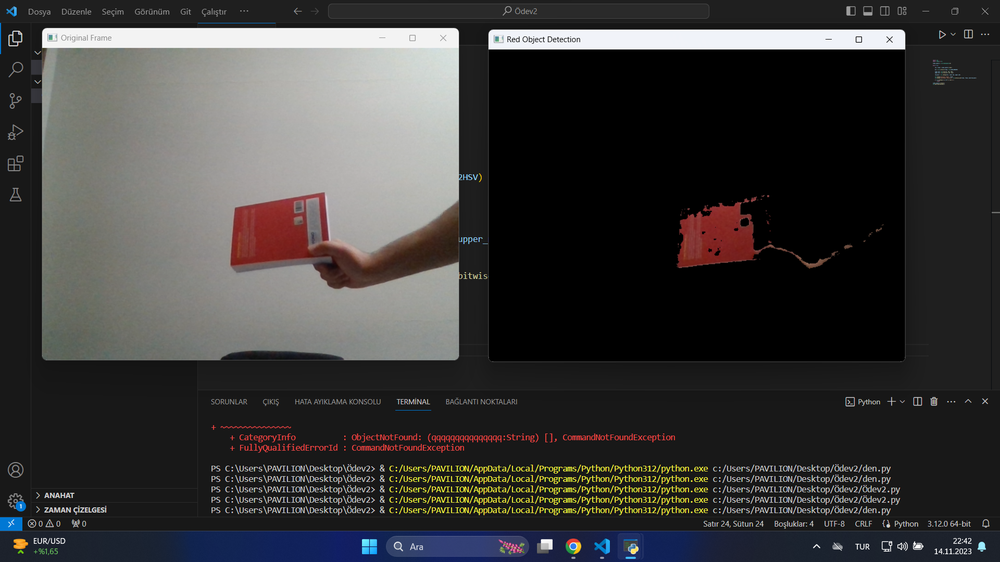
#> input picture Ödev2/image.png, 1000 x 562 px, shrunk from 1920 x 1080 before the run, given in place of the camera
$ python 'ödev 2.py'
#> lines starting #> are read from the running program, lines starting #| are printed output that depends on the picture; after the words box and inside, x2 and y2 are one past the last pixel; in counts of white or black regions, pixels touching at a corner belong together
import cv2
import numpy as np

video_capture = cv2.VideoCapture(0)

while True:

    ret, frame = video_capture.read()
#> frame is the input picture: shape (562, 1000, 3); mean B, G, R 57.3, 57.7, 58.9

    hsv = cv2.cvtColor(frame, cv2.COLOR_BGR2HSV)
#> hsv: shape (562, 1000, 3); mean H, S, V 21.8, 23.1, 62.6

    lower_red = np.array([0, 100, 100])
    upper_red = np.array([10, 255, 255])

    red_mask = cv2.inRange(hsv, lower_red, upper_red)
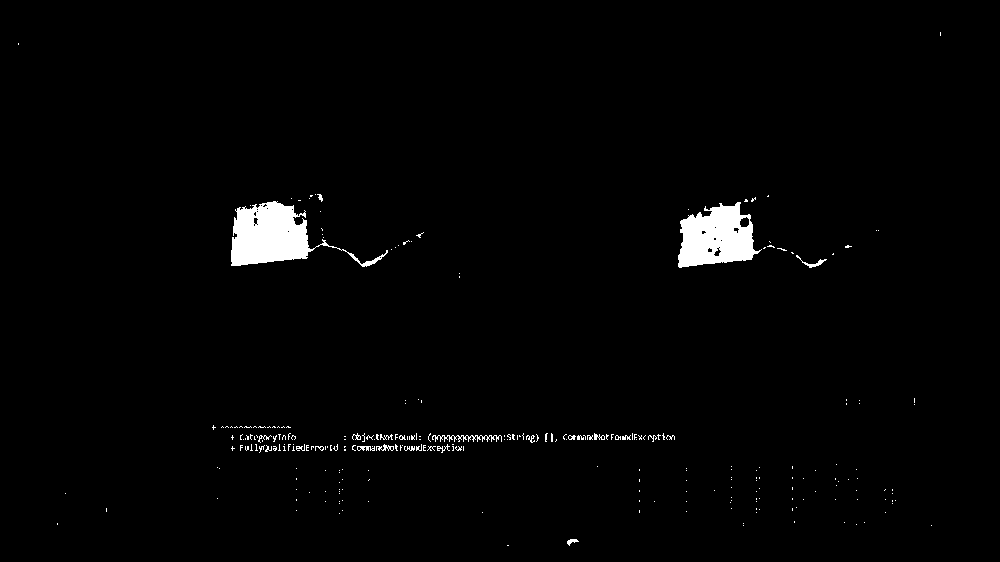
#> red_mask: shape (562, 1000); 1.7% white; 273 white regions (248 under 20 px), largest, box (x1, y1, x2, y2) and area: (231, 201, 388, 267) 4201, (678, 202, 762, 268) 3627, (432, 435, 502, 442) 216

    cv2.imshow("Original Frame", frame)
    cv2.imshow("Red Object Detection", cv2.bitwise_and(frame, frame, mask=red_mask))
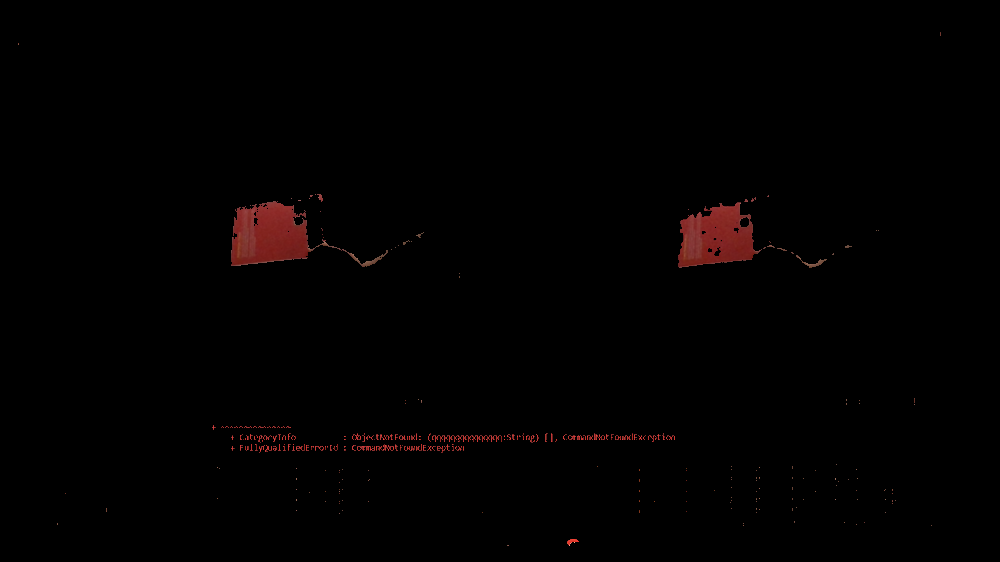
#> window 'Red Object Detection': shape (562, 1000, 3); mean B, G, R 0.7, 0.8, 2.3

    if cv2.waitKey(1) & 0xFF == ord('q'):
#> (key q is pressed here)
        break

video_capture.release()
cv2.destroyAllWindows()
